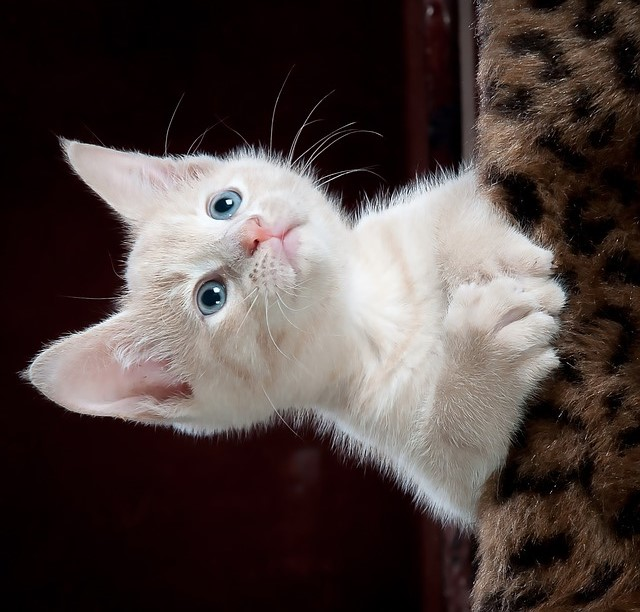
#> input picture atividade/sala/aula_2/imgs/cat.jpg, 640 x 612 px
$ python code1.py
#> lines starting #> are read from the running program, lines starting #| are printed output that depends on the picture; after the words box and inside, x2 and y2 are one past the last pixel; in counts of white or black regions, pixels touching at a corner belong together
### atividade/sala/aula_2/show_image.py
import matplotlib.pyplot as plt

def show_image(image, title='image', cmap_type= 'gray'):
    plt.imshow(image, cmap=cmap_type)
    plt.title(title)
    plt.axis('off')
    plt.show()

### atividade/sala/aula_2/code1.py
from skimage import filters
from skimage.color import rgb2gray
from show_image import show_image
import matplotlib.pyplot as plt

image = plt.imread('imgs/cat.jpg')
#> image is the input picture: shape (612, 640, 3); mean R, G, B 78.6, 66.9, 64.4
gray_image = rgb2gray(image)
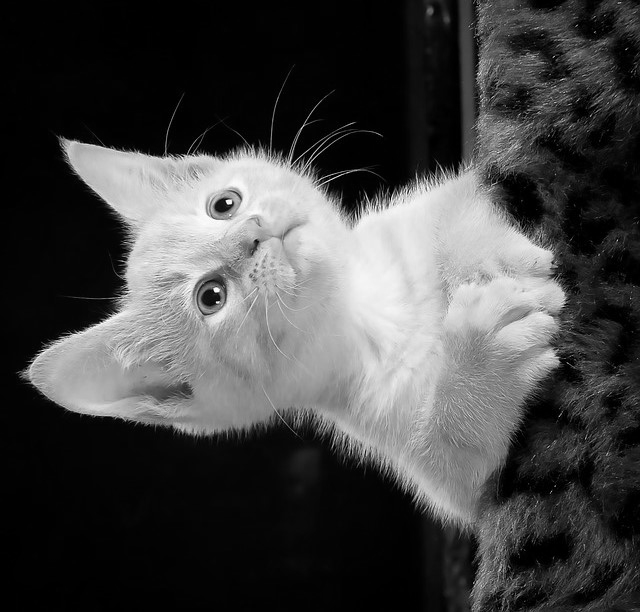
#> gray_image: shape (612, 640) float64; min 0, max 0.999, mean 0.272

thresh = filters.threshold_otsu(gray_image)
#> thresh = 0.376
binary_image = gray_image <= thresh
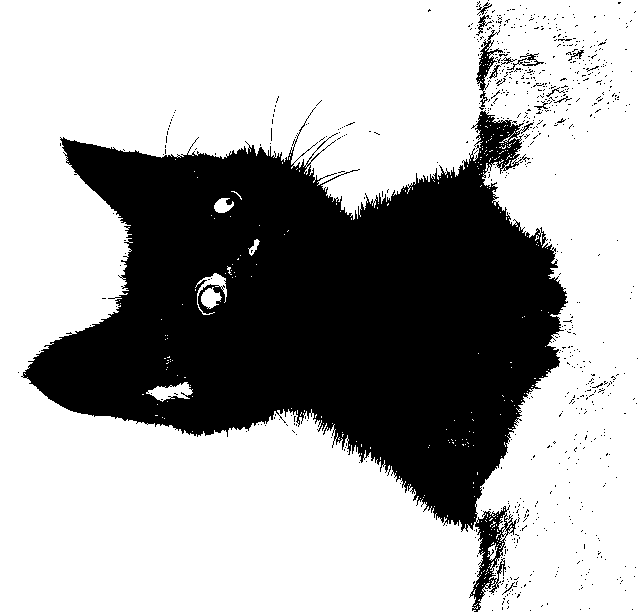
#> binary_image: shape (612, 640) bool; 66.8% white; 747 black regions (732 under 20 px), largest, box (x1, y1, x2, y2) and area: (21, 107, 568, 612) 127178, (476, 30, 503, 110) 531, (507, 53, 544, 70) 135

show_image(image, 'Original')
show_image(binary_image, 'imagem Binarizada invertida')

$ run again, with atividade/sala/aula_2/imgs/toa-sharp-def-3.jpg copied over atividade/sala/aula_2/imgs/cat.jpg
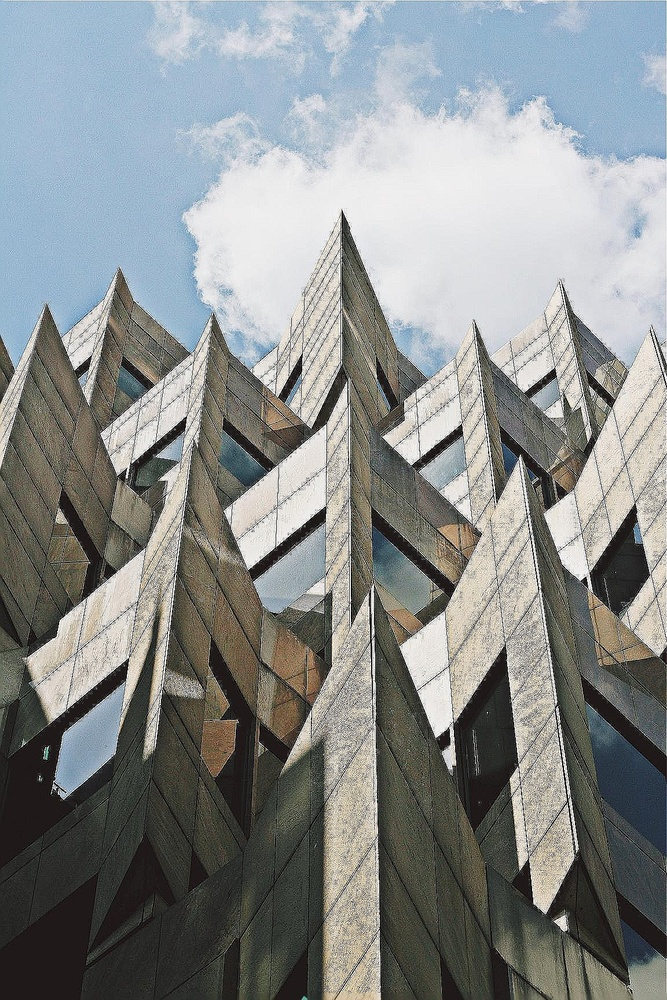
#> input picture atividade/sala/aula_2/imgs/toa-sharp-def-3.jpg, 667 x 1000 px, shrunk from 1152 x 1728 before the run
#> image is the input picture: shape (1000, 667, 3); mean R, G, B 136.1, 139.7, 139.2
#> `gray_image = rgb2gray(image)`:
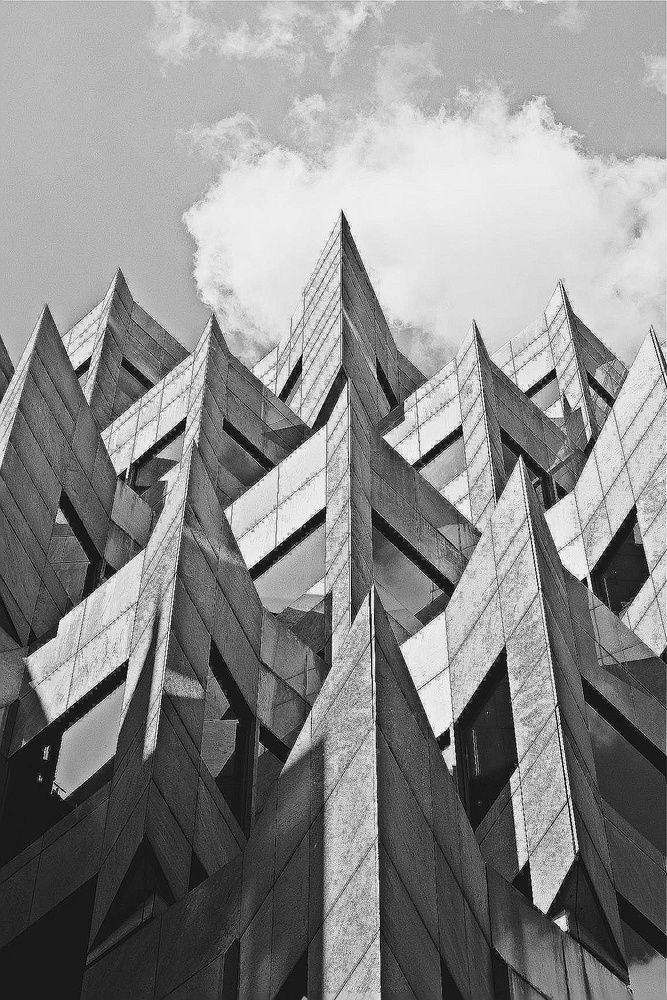
#> gray_image: shape (1000, 667) float64; min 0, max 1, mean 0.545
#> thresh = 0.514
#> `binary_image = gray_image <= thresh`:
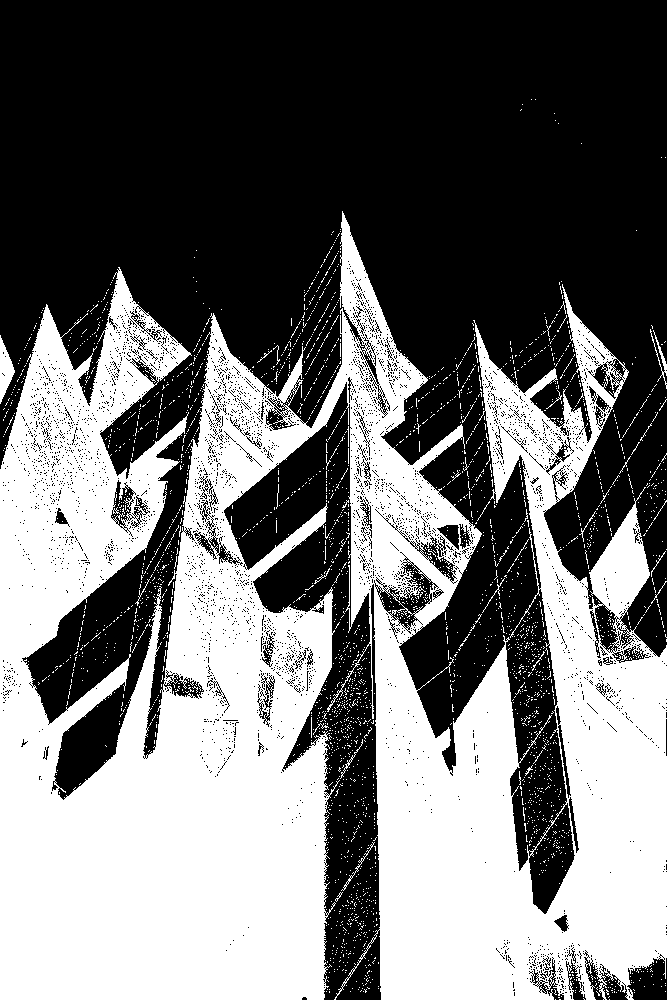
#> binary_image: shape (1000, 667) bool; 44.3% white; 2857 white regions (2830 under 20 px), largest, box (x1, y1, x2, y2) and area: (0, 211, 667, 1000) 287139, (0, 335, 15, 404) 537, (650, 329, 667, 389) 185
